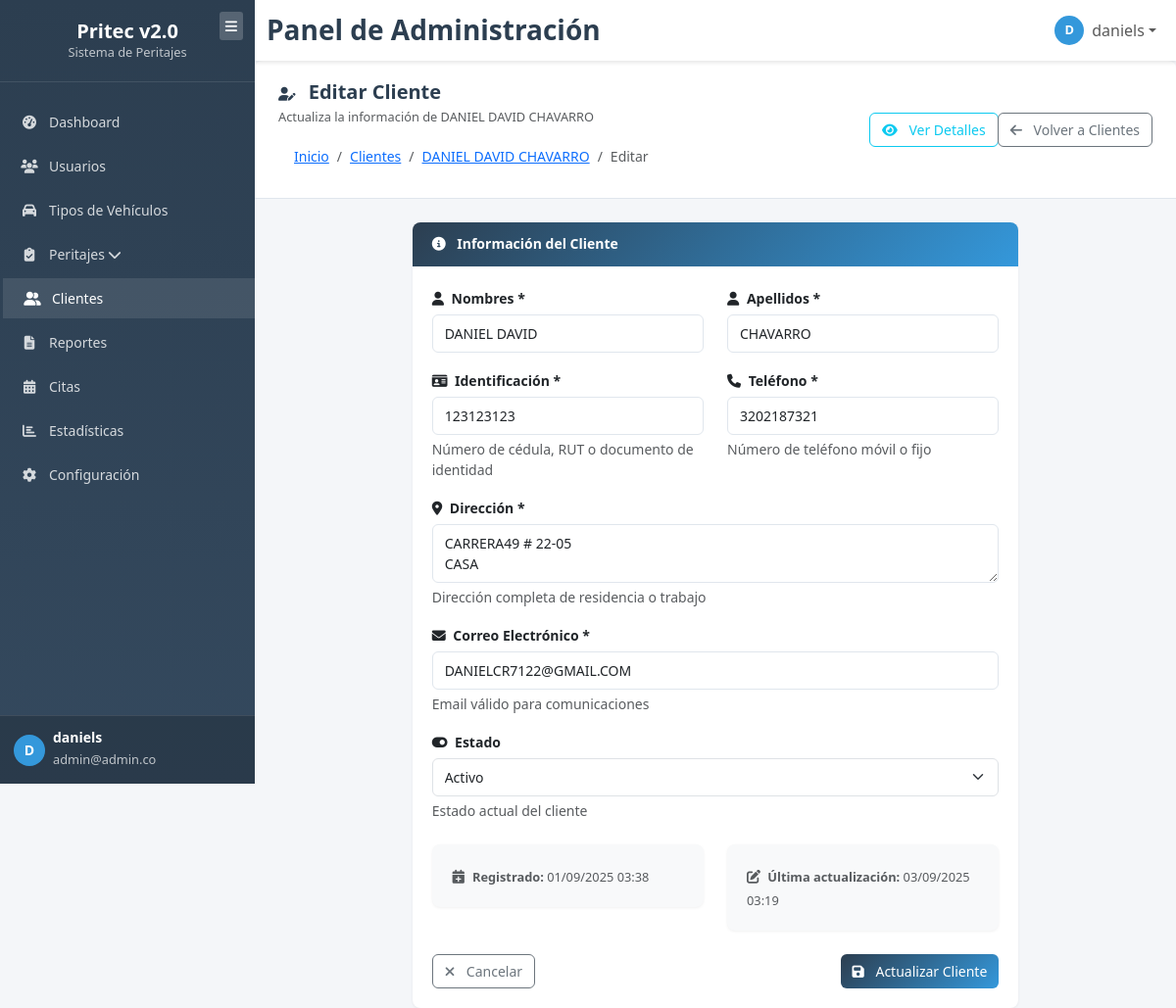
The page /clients/edit/4 (signed in) on the database its author committed.
### tables this page shows
CREATE TABLE IF NOT EXISTS `clients` (
  `id` int NOT NULL AUTO_INCREMENT,
  `first_name` varchar(100) NOT NULL COMMENT 'Nombres del cliente',
  `last_name` varchar(100) NOT NULL COMMENT 'Apellidos del cliente',
  `identification` varchar(50) NOT NULL COMMENT 'Número de identificación',
  `phone` varchar(20) NOT NULL COMMENT 'Número de teléfono',
  `address` text NOT NULL COMMENT 'Dirección completa',
  `email` varchar(255) NOT NULL COMMENT 'Correo electrónico',
  `status` enum('active','inactive','deleted') DEFAULT 'active' COMMENT 'Estado del cliente',
  `created_at` timestamp NULL DEFAULT CURRENT_TIMESTAMP,
  `updated_at` timestamp NULL DEFAULT CURRENT_TIMESTAMP ON UPDATE CURRENT_TIMESTAMP,
  PRIMARY KEY (`id`),
  UNIQUE KEY `identification` (`identification`),
  UNIQUE KEY `email` (`email`),
  KEY `idx_identification` (`identification`),
  KEY `idx_email` (`email`),
  KEY `idx_status` (`status`),
  KEY `idx_created_at` (`created_at`)
);

### app/controllers/ClientController.php (called while the page is built, shortened)
<?php
require_once APP_PATH . '/models/Client.php';
class ClientController extends Controller {
    private $clientModel;
    public function __construct() {
        $this->clientModel = new Client();
    }
    public function edit($id) {
        try {
            $client = $this->clientModel->getById($id);
            $data = [
                'client' => $client,
                'title' => 'Editar Cliente',
                'csrf_token' => $this->generateCSRFToken()
            ];
            $this->view('clients/edit', $data);
        } catch (Exception $e) {
            $this->handleError($e->getMessage());
        }
    }
}

### index.php (called while the page is built, shortened)
<?php
require_once __DIR__ . '/app/config/database.php';
require_once __DIR__ . '/app/core/Model.php';
require_once __DIR__ . '/app/models/Client.php';
require_once __DIR__ . '/app/controllers/VehicleTypeController.php';
require_once __DIR__ . '/app/controllers/ClientController.php';
$router = new Router();
$router->get('/', function() {
    if (!isset($_SESSION['user_id'])) {
        header('Location: ' . APP_URL . 'login');
        exit;
    }
    header('Location: ' . APP_URL . 'dashboard');
    exit;
});
$router->get('/login', 'AuthController@login');
$router->post('/login/process', 'AuthController@processLogin');
$router->get('/register', 'AuthController@register');
$router->post('/register/process', 'AuthController@processRegister');
$router->post('/logout', 'AuthController@logout');
$router->get('/auth/check', 'AuthController@checkAuth');
$router->get('/dashboard', 'DashboardController@index');
$router->get('/users', 'UserController@index');
$router->get('/users/create', 'UserController@create');
$router->post('/users/store', 'UserController@store');
$router->get('/users/edit/{id}', 'UserController@edit');
$router->post('/users/update/{id}', 'UserController@update');
$router->post('/users/delete/{id}', 'UserController@delete');
$router->post('/users/toggle-status/{id}', 'UserController@toggleStatus');
$router->get('/vehicle-types', 'VehicleTypeController@index');
$router->get('/vehicle-types/create', 'VehicleTypeController@create');
$router->post('/vehicle-types/store', 'VehicleTypeController@store');
$router->get('/vehicle-types/{id}/edit', 'VehicleTypeController@edit');
$router->post('/vehicle-types/update', 'VehicleTypeController@update');
$router->post('/vehicle-types/delete/{id}', 'VehicleTypeController@delete');
$router->post('/vehicle-types/toggle-status/{id}', 'VehicleTypeController@toggleStatus');
$router->get('/vehicle-types/{id}/sections', 'VehicleTypeController@sections');
$router->post('/vehicle-types/create-sections', 'VehicleTypeController@createSections');
$router->post('/vehicle-types/upload-section-image', 'VehicleTypeController@uploadSectionImage');
$router->get('/vehicle-types/section/{id}', 'VehicleTypeController@section');
$router->get('/vehicle-types/section/{id}/pieces', 'VehicleTypeController@pieces');
$router->post('/vehicle-types/add-piece', 'VehicleTypeController@addPiece');
$router->post('/vehicle-types/update-piece', 'VehicleTypeController@updatePiece');
$router->post('/vehicle-types/update-piece-position', 'VehicleTypeController@updatePiecePosition');
$router->post('/vehicle-types/delete-piece', 'VehicleTypeController@deletePiece');
$router->post('/vehicle-types/clear-pieces', 'VehicleTypeController@clearPieces');
$router->get('/clients', 'ClientController@index');
$router->get('/clients/create', 'ClientController@create');
$router->post('/clients/store', 'ClientController@store');
$router->get('/clients/show/{id}', 'ClientController@show');
$router->get('/clients/edit/{id}', 'ClientController@edit');
$router->post('/clients/update/{id}', 'ClientController@update');
$router->post('/clients/destroy/{id}', 'ClientController@destroy');
$router->post('/clients/activate/{id}', 'ClientController@activate');
$router->post('/clients/deactivate/{id}', 'ClientController@deactivate');
$router->get('/clients/search', 'ClientController@search');
$router->get('/clients/stats', 'ClientController@stats');
$router->get('/clients/export', 'ClientController@export');
$router->get('/expertise', 'ExpertiseController@index');
$router->get('/expertise/create', 'ExpertiseController@create');
$router->post('/expertise/store', 'ExpertiseController@store');
$router->get('/expertise/search-clients', 'ExpertiseController@searchClients');
$router->get('/expertise/step2', 'ExpertiseController@step2');
$router->get('/expertise/search-vehicle-types', 'ExpertiseController@searchVehicleTypes');
$router->post('/expertise/save-step2', 'ExpertiseController@saveStep2');
$router->get('/expertise/step3', 'ExpertiseController@step3');
$router->get('/expertise/get-pieces-by-vehicle-type', 'ExpertiseController@getPiecesByVehicleType');
$router->get('/expertise/get-inspection-concepts', 'ExpertiseController@getInspectionConcepts');
$router->post('/expertise/save-step3', 'ExpertiseController@saveStep3');
$router->get('/expertise/step4', 'ExpertiseController@step4');
$router->post('/expertise/save-step4', 'ExpertiseController@saveStep4');
$router->get('/expertise/step5', 'ExpertiseController@step5');
$router->post('/expertise/save-step5', 'ExpertiseController@saveStep5');
$router->get('/expertise/step6', 'ExpertiseController@step6');
$router->post('/expertise/save-step6', 'ExpertiseController@saveStep6');
$router->get('/expertise/step7', 'ExpertiseController@step7');
$router->post('/expertise/save-step7', 'ExpertiseController@saveStep7');
$router->get('/expertise/step8', 'ExpertiseController@step8');
$router->post('/expertise/save-step8', 'ExpertiseController@saveStep8');
$router->get('/expertise/step9', 'ExpertiseController@step9');
$router->post('/expertise/save-step9', 'ExpertiseController@saveStep9');
$router->get('/expertise/step10', 'ExpertiseController@step10');
$router->post('/expertise/save-step10', 'ExpertiseController@saveStep10');
$router->get('/expertise/step11', 'ExpertiseController@step11');
$router->post('/expertise/save-step11', 'ExpertiseController@saveStep11');
$router->get('/expertise/step12', 'ExpertiseController@step12');
$router->post('/expertise/save-final', 'ExpertiseController@saveFinal');
$router->dispatch();

### app/config/database.php (called while the page is built, shortened)
<?php
class Database {
    private $host = 'localhost';
    private $username = 'root';
    private $password = '';
    private $database = 'pritec_v2';
    private $connection;
    private function connect() {
        try {
            $dsn = "mysql:host={$this->host};dbname={$this->database};charset=utf8mb4";
            $this->connection = new PDO($dsn, $this->username, $this->password, [
                PDO::ATTR_ERRMODE => PDO::ERRMODE_EXCEPTION,
                PDO::ATTR_DEFAULT_FETCH_MODE => PDO::FETCH_ASSOC,
                PDO::ATTR_EMULATE_PREPARES => false
            ]);
        } catch (PDOException $e) {
            die("Error de conexión: " . $e->getMessage());
        }
    }
    public function getConnection() {
        return $this->connection;
    }
}

### app/core/Model.php (called while the page is built, shortened)
<?php
require_once APP_PATH . '/config/database.php';
class Model {
    public function __construct() {
        $this->db = new Database();
    }
}

### app/models/Client.php (called while the page is built, shortened)
<?php
require_once APP_PATH . '/core/Model.php';
class Client extends Model {
    public function getById($id) {
        $sql = "SELECT * FROM clients WHERE id = ?";
        $stmt = $this->db->getConnection()->prepare($sql);
        $stmt->execute([$id]);
        return $stmt->fetch(PDO::FETCH_ASSOC);
    }
}

### app/views/clients/edit.php (the view, shortened to what this page needs)
<div class="row justify-content-center">
    <div class="col-xl-8 col-lg-10">
        <div class="card">
            <div class="card-header">
                <h6 class="card-title mb-0">
                    <i class="fas fa-info-circle me-2"></i>
                    Información del Cliente
                </h6>
            </div>
            <div class="card-body">
                <form id="editClientForm" action="<?= APP_URL ?>clients/update/<?= $client['id'] ?>" method="POST">
                    <div class="row">
                        <div class="col-md-6 mb-3">
                            <label for="first_name" class="form-label">
                                <i class="fas fa-user me-1"></i>
                                Nombres *
                            </label>
                            <input type="text"
                                   class="form-control"
                                   id="first_name"
                                   name="first_name"
                                   required
                                   placeholder="Ej: Carmen Rosa"
                                   value="<?= htmlspecialchars($client['first_name']) ?>">
                        </div>
                        <div class="col-md-6 mb-3">
                            <label for="last_name" class="form-label">
                                <i class="fas fa-user me-1"></i>
                                Apellidos *
                            </label>
                            <input type="text"
                                   class="form-control"
                                   id="last_name"
                                   name="last_name"
                                   required
                                   placeholder="Ej: González"
                                   value="<?= htmlspecialchars($client['last_name']) ?>">
                        </div>
                    </div>
                    <div class="row">
                        <div class="col-md-6 mb-3">
                            <label for="identification" class="form-label">
                                <i class="fas fa-id-card me-1"></i>
                                Identificación *
                            </label>
                            <input type="text"
                                   class="form-control"
                                   id="identification"
                                   name="identification"
                                   required
                                   placeholder="Ej: 66778899"
                                   value="<?= htmlspecialchars($client['identification']) ?>">
                            <div class="form-text">Número de cédula, RUT o documento de identidad</div>
                        </div>
                        <div class="col-md-6 mb-3">
                            <label for="phone" class="form-label">
                                <i class="fas fa-phone me-1"></i>
                                Teléfono *
                            </label>
                            <input type="tel"
                                   class="form-control"
                                   id="phone"
                                   name="phone"
                                   required
                                   placeholder="Ej: 3134455667"
                                   value="<?= htmlspecialchars($client['phone']) ?>">
                            <div class="form-text">Número de teléfono móvil o fijo</div>
                        </div>
                    </div>
                    <div class="mb-3">
                        <label for="address" class="form-label">
                            <i class="fas fa-map-marker-alt me-1"></i>
                            Dirección *
                        </label>
                        <textarea class="form-control"
                                  id="address"
                                  name="address"
                                  rows="2"
                                  required
                                  placeholder="Ej: Transversal 67 #89-01"><?= htmlspecialchars($client['address']) ?></textarea>
                        <div class="form-text">Dirección completa de residencia o trabajo</div>
                    </div>
                    <div class="mb-3">
                        <label for="email" class="form-label">
                            <i class="fas fa-envelope me-1"></i>
                            Correo Electrónico *
                        </label>
                        <input type="email"
                               class="form-control"
                               id="email"
                               name="email"
                               required
                               placeholder="Ej: prueba1@correo.com"
                               value="<?= htmlspecialchars($client['email']) ?>">
                        <div class="form-text">Email válido para comunicaciones</div>
                    </div>
                    <div class="mb-4">
                        <label for="status" class="form-label">
                            <i class="fas fa-toggle-on me-1"></i>
                            Estado
                        </label>
                        <select class="form-select" id="status" name="status">
                            <option value="active" <?= $client['status'] === 'active' ? 'selected' : '' ?>>
                                Activo
                            </option>
                        </select>
                        <div class="form-text">Estado actual del cliente</div>
                    </div>
                    <div class="row mb-4">
                        <div class="col-md-6">
                            <div class="card bg-light">
                                <div class="card-body py-2">
                                    <small class="text-muted">
                                        <i class="fas fa-calendar-plus me-1"></i>
                                        <strong>Registrado:</strong> <?= date('d/m/Y H:i', strtotime($client['created_at'])) ?>
                                    </small>
                                </div>
                            </div>
                        </div>
                        <div class="col-md-6">
                            <div class="card bg-light">
                                <div class="card-body py-2">
                                    <small class="text-muted">
                                        <i class="fas fa-edit me-1"></i>
                                        <strong>Última actualización:</strong> <?= date('d/m/Y H:i', strtotime($client['updated_at'])) ?>
                                    </small>
                                </div>
                            </div>
                        </div>
                    </div>
                    <div class="d-flex justify-content-between">
                        <a href="<?= APP_URL ?>clients" class="btn btn-outline-secondary">
                            <i class="fas fa-times me-2"></i>
                            Cancelar
                        </a>
                        <button type="submit" class="btn btn-primary" id="submitBtn">
                            <i class="fas fa-save me-2"></i>
                            Actualizar Cliente
                        </button>
                    </div>
                </form>
            </div>
        </div>
    </div>
</div>
<?php
include APP_PATH . '/views/layouts/app.php';
?>

### rows shown on the page
clients: first_name "DANIEL DAVID", last_name "CHAVARRO", identification "123123123", phone "3202187321", address "CARRERA49 # 22-05 CASA", email "DANIELCR7122@GMAIL.COM", status "Activo", created_at "01/09/2025 03:38", updated_at "03/09/2025 03:19"

### other values the page prints
substr($_SESSION['full_name'] ?? 'U', 0, 1) "D"
$_SESSION['full_name'] "daniels"
$_SESSION['email'] "admin@admin.co"
$config['title'] "Editar Cliente"
$config['subtitle'] "Actualiza la información de DANIEL DAVID CHAVARRO"
$breadcrumb['text'] "Inicio"
$breadcrumb['text'] "Clientes"
$breadcrumb['text'] "DANIEL DAVID CHAVARRO"
$breadcrumb['text'] "Editar"
$action['text'] "Ver Detalles"
$action['text'] "Volver a Clientes"
